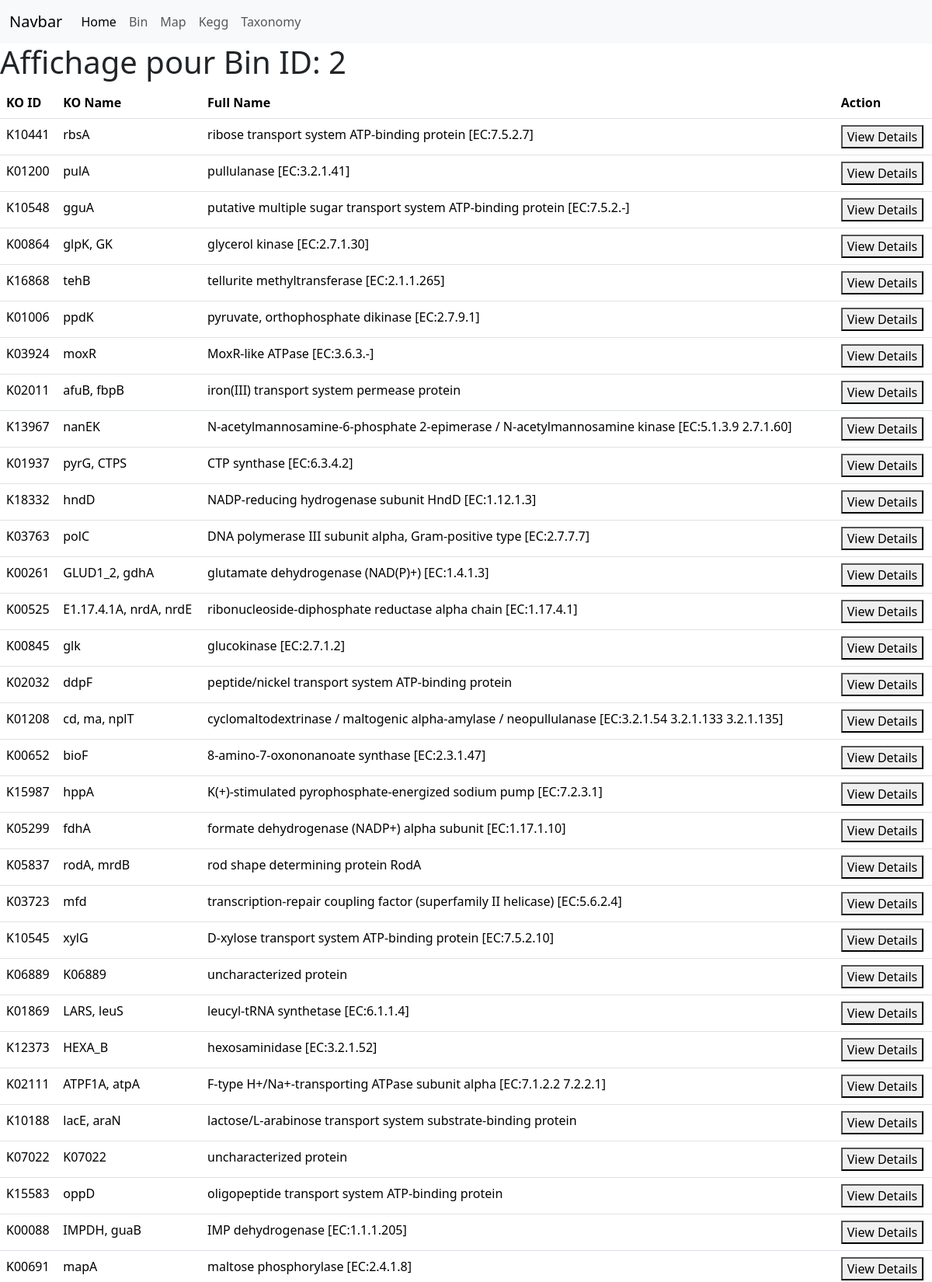
The page /kegg?bin_id=2 (upper part) on the database its author committed.
### tables this page shows
CREATE TABLE kegg (
    id INTEGER PRIMARY KEY AUTOINCREMENT,
    ko_id VARCHAR(255),
    kegg_name VARCHAR(255),
    kegg_full_name VARCHAR(255)
);

### hello.py (the view)
@app.route('/kegg')
def kegg():
    ko_id = request.args.get('ko_id')
    bin_id = request.args.get('bin_id')
    conn = get_db_connection()
    cur = conn.cursor()
    kegg_entries = {}
    query = """
    SELECT k.ko_id, k.kegg_name, k.kegg_full_name, b.bin_name, be.go, be.ko, be.eggnog_desc
    FROM kegg k
    LEFT JOIN bin_extra_kegg bek ON k.id = bek.kegg_id
    LEFT JOIN bin_extra be ON bek.extra_id = be.id
    LEFT JOIN bin b ON be.bin_id = b.id
    """
    if ko_id:
        context = f"Affichage pour KEGG ID: {ko_id}"
        query += " WHERE k.ko_id = ?"
        cur.execute(query, (ko_id,))
    elif bin_id:
        context = f"Affichage pour Bin ID: {bin_id}"
        query += " WHERE b.id = ?"
        cur.execute(query, (bin_id,))
    else:
        context = "Affichage de tous les KEGG IDs"
        cur.execute(query)
    rows = cur.fetchall()
    for row in rows:
        ko_key = (row[0], row[1], row[2])  # KO ID, Name, Full Name
        if ko_key not in kegg_entries:
            kegg_entries[ko_key] = []
        go_terms = row[4].split(',') if row[4] else []
        kegg_entries[ko_key].append((row[3], go_terms, row[5], row[6]))  # Bin Name, GO (as list), KO, EggNOG Description
    cur.close()
    conn.close()
    return render_template('kegg.html', context=context, kegg_entries=kegg_entries.items())

### hello.py (called while the page is built)
def get_db_connection():
    conn = sqlite3.connect('pankegg.db')
    conn.row_factory = sqlite3.Row
    return conn

### templates/kegg.html (shortened to what this page needs)
{% extends "base.html" %}
{% block content %}
<h1>{{ context }}</h1>
<table class="table">
    <thead>
        <tr>
            <th>KO ID</th>
            <th>KO Name</th>
            <th>Full Name</th>
            <th>Action</th>
        </tr>
    </thead>
    <tbody>
    {% for (ko_id, ko_name, ko_full_name), details in kegg_entries %}
        <tr>
            <td>{{ ko_id }}</td>
            <td>{{ ko_name }}</td>
            <td>{{ ko_full_name }}</td>
            <td>
                <button data-bs-toggle="collapse" data-bs-target="#collapse{{ loop.index }}" aria-expanded="false" aria-controls="collapse{{ loop.index }}">View Details</button>
            </td>
        </tr>
    {% endfor %}
    </tbody>
</table>
{% endblock%}

### rows shown on the page
kegg: kegg_entries "K10441", kegg_entries "rbsA", kegg_entries "ribose transport system ATP-binding protein [EC:7.5.2.7]"
kegg: kegg_entries "K01200", kegg_entries "pulA", kegg_entries "pullulanase [EC:3.2.1.41]"
kegg: kegg_entries "K10548", kegg_entries "gguA", kegg_entries "putative multiple sugar transport system ATP-binding protein [EC:7.5.2.-]"
kegg: kegg_entries "K00864", kegg_entries "glpK, GK", kegg_entries "glycerol kinase [EC:2.7.1.30]"
kegg: kegg_entries "K16868", kegg_entries "tehB", kegg_entries "tellurite methyltransferase [EC:2.1.1.265]"
kegg: kegg_entries "K01006", kegg_entries "ppdK", kegg_entries "pyruvate, orthophosphate dikinase [EC:2.7.9.1]"
kegg: kegg_entries "K03924", kegg_entries "moxR", kegg_entries "MoxR-like ATPase [EC:3.6.3.-]"
kegg: kegg_entries "K02011", kegg_entries "afuB, fbpB", kegg_entries "iron(III) transport system permease protein"
kegg: kegg_entries "K13967", kegg_entries "nanEK", kegg_entries "N-acetylmannosamine-6-phosphate 2-epimerase / N-acetylmannosamine kinase [EC:5.1.3.9 2.7.1.60]"
kegg: kegg_entries "K01937", kegg_entries "pyrG, CTPS", kegg_entries "CTP synthase [EC:6.3.4.2]"
kegg: kegg_entries "K18332", kegg_entries "hndD", kegg_entries "NADP-reducing hydrogenase subunit HndD [EC:1.12.1.3]"
kegg: kegg_entries "K03763", kegg_entries "polC", kegg_entries "DNA polymerase III subunit alpha, Gram-positive type [EC:2.7.7.7]"
kegg: kegg_entries "K00261", kegg_entries "GLUD1_2, gdhA", kegg_entries "glutamate dehydrogenase (NAD(P)+) [EC:1.4.1.3]"
kegg: kegg_entries "K00525", kegg_entries "E1.17.4.1A, nrdA, nrdE", kegg_entries "ribonucleoside-diphosphate reductase alpha chain [EC:1.17.4.1]"
kegg: kegg_entries "K00845", kegg_entries "glk", kegg_entries "glucokinase [EC:2.7.1.2]"
kegg: kegg_entries "K02032", kegg_entries "ddpF", kegg_entries "peptide/nickel transport system ATP-binding protein"
kegg: kegg_entries "K01208", kegg_entries "cd, ma, nplT", kegg_entries "cyclomaltodextrinase / maltogenic alpha-amylase / neopullulanase [EC:3.2.1.54 3.2.1.133 3.2.1.135]"
kegg: kegg_entries "K00652", kegg_entries "bioF", kegg_entries "8-amino-7-oxononanoate synthase [EC:2.3.1.47]"
kegg: kegg_entries "K15987", kegg_entries "hppA", kegg_entries "K(+)-stimulated pyrophosphate-energized sodium pump [EC:7.2.3.1]"
kegg: kegg_entries "K05299", kegg_entries "fdhA", kegg_entries "formate dehydrogenase (NADP+) alpha subunit [EC:1.17.1.10]"
kegg: kegg_entries "K05837", kegg_entries "rodA, mrdB", kegg_entries "rod shape determining protein RodA"
kegg: kegg_entries "K03723", kegg_entries "mfd", kegg_entries "transcription-repair coupling factor (superfamily II helicase) [EC:5.6.2.4]"
kegg: kegg_entries "K10545", kegg_entries "xylG", kegg_entries "D-xylose transport system ATP-binding protein [EC:7.5.2.10]"
kegg: kegg_entries "K06889", kegg_entries "K06889", kegg_entries "uncharacterized protein"
kegg: kegg_entries "K01869", kegg_entries "LARS, leuS", kegg_entries "leucyl-tRNA synthetase [EC:6.1.1.4]"
kegg: kegg_entries "K12373", kegg_entries "HEXA_B", kegg_entries "hexosaminidase [EC:3.2.1.52]"
kegg: kegg_entries "K02111", kegg_entries "ATPF1A, atpA", kegg_entries "F-type H+/Na+-transporting ATPase subunit alpha [EC:7.1.2.2 7.2.2.1]"
kegg: kegg_entries "K10188", kegg_entries "lacE, araN", kegg_entries "lactose/L-arabinose transport system substrate-binding protein"
kegg: kegg_entries "K07022", kegg_entries "K07022", kegg_entries "uncharacterized protein"
kegg: kegg_entries "K15583", kegg_entries "oppD", kegg_entries "oligopeptide transport system ATP-binding protein"
kegg: kegg_entries "K00088", kegg_entries "IMPDH, guaB", kegg_entries "IMP dehydrogenase [EC:1.1.1.205]"
kegg: kegg_entries "K00691", kegg_entries "mapA", kegg_entries "maltose phosphorylase [EC:2.4.1.8]"

### other values the page prints
{{ context }} "Affichage pour Bin ID: 2"
